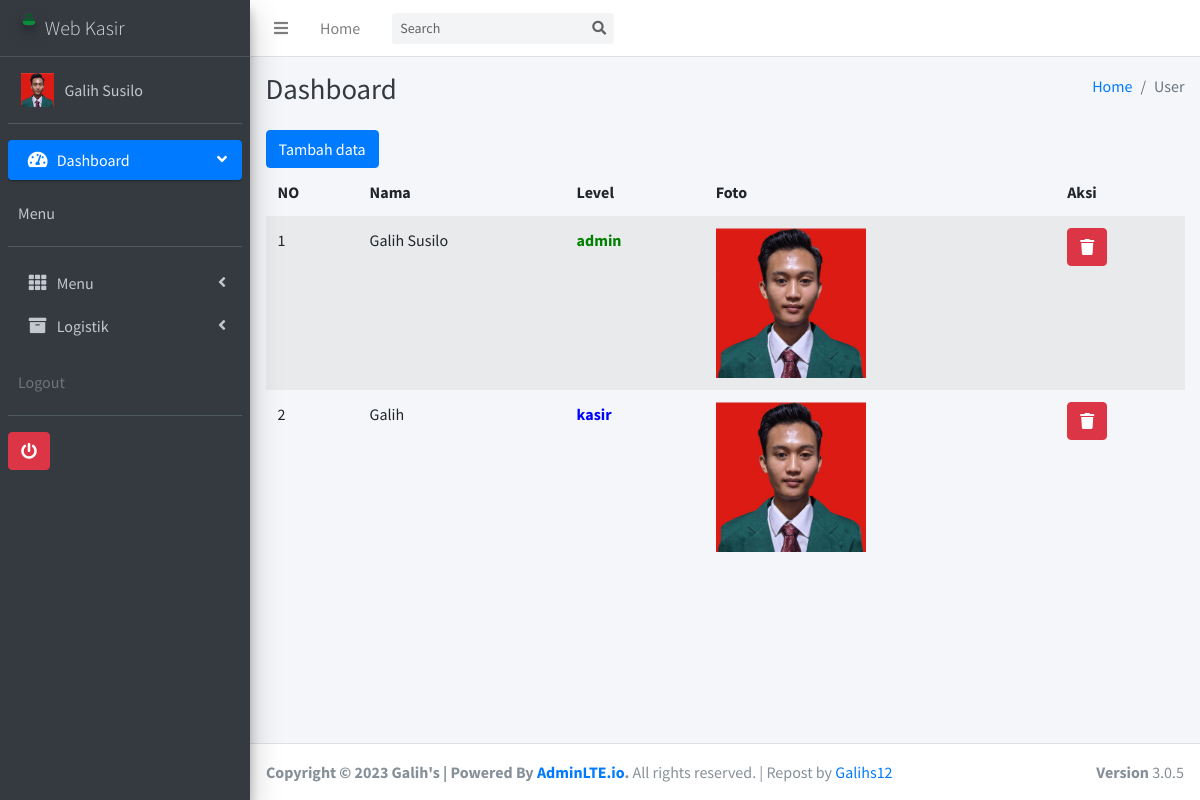
Screenshot of /admin/index.php?m=admin&s=title (signed in) with the database file from the repository.
### tables this page shows
CREATE TABLE `tb_user`  (
  `id` int NOT NULL AUTO_INCREMENT,
  `username` text NOT NULL,
  `password` text NOT NULL,
  `nama` text NOT NULL,
  `level` text NOT NULL,
  `foto` varchar(255) NOT NULL,
  PRIMARY KEY (`id`) USING BTREE
);

### admin/fungsi/fungsi.php (called while the page is built, shortened)
<?php
$koneksi = mysqli_connect('localhost', 'root', '', 'kasir');
function summon_admin()
{
	global $koneksi;
	$id = $_SESSION['idkaskit'];
	return mysqli_query($koneksi, "SELECT * FROM tb_user WHERE id ='$id'");
}
function select_user()
{
	global $koneksi;
	if (isset($_POST['go'])) {
		$cari = $_POST['cari'];
		return mysqli_query($koneksi, "SELECT * FROM tb_user WHERE nama LIKE '%" . $cari . "%'");
	} else {
		return mysqli_query($koneksi, "SELECT * FROM tb_user");
	}
}
function url()
{
	return $url = "//localhost/galihs_id/vendors/";
}

### admin/modul/admin/title.php (the view, shortened to what this page needs)
<?php include 'comp/header.php'; ?>
  <div class="content-wrapper">
    <div class="content-header">
      <div class="container-fluid">
        <div class="row mb-2">
          <div class="col-sm-6">
            <h1 class="m-0 text-dark">Dashboard</h1>
          </div>
          <div class="col-sm-6">
            <ol class="breadcrumb float-sm-right">
              <li class="breadcrumb-item"><a href="#">Home</a></li>
              <li class="breadcrumb-item active">User</li>
            </ol>
          </div>
        </div>
      </div>
    </div>
    <section class="content">
      <div class="container-fluid">
        <div class="row">
        	<div class="col-sm-12">
        		<div class="well">
        			<button type="button" class="btn btn-primary" data-toggle="modal" data-target="#exampleModalCenter">
					  Tambah data
					</button>
        		</div>
        	</div>
        </div>
       <div class="row">
        <div class="col-sm-12">
          <div class="well">
             <div class="table-responsive table--no-card m-b-30">
                <table class="table table-borderless table-striped table-earning">
                  <thead>
                    <tr>
                        <th>NO</th>
                        <th>Nama</th>
                        <th>Level</th>
                        <th>Foto</th>
                        <th>Aksi</th>
                    </tr>
                  </thead>
                <tbody>
                    <?php
                      $i = 1;
                      foreach (select_user() as $adm):
                     ?>
                          <tr>
                              <td><?= $i++;?></td>
                              <td><?=  $adm['nama'];?></td>
                              <td><?php if ($adm['level']=="admin") {
                              	echo '<b><p style="color: green;">admin</p></b>';
                              }else if($adm['level']=="kasir"){
                              	echo '<b><p style="color: blue;">kasir</p></b>';
                              }elseif ($adm['level']=="logistik") {
                                echo '<b><p style="color: orange;">logistik</p></b>';
                              }
                              ?>
                              </td>
                              <td>
                              	<?php
                              	if ($adm['foto']!='') {
                              		echo '<img src="img/'.$adm['foto'].'" height="150">';
                              	}else{
                              		echo '<img src="img/user_logo.png" height="150">';
                              	}
                              	 ?>
                              </td>
                              <td>
                              <div data-toggle="modal" data-target="#hapus-admin<?= $adm['id'] ?>">
                              <button type="button" class="btn btn-danger datapotensi" data-toggle="tooltip" title="Hapus">
                              <i class="fa fa-trash"></i>
                              </button>
                              </div>
                    <br>
                              </td>
                              </tr>
                              <?php endforeach; ?>
                </tbody>
                    </table>
                        </div>
          </div>
        </div>
      </div>
          </section>
           </div>
<?php include 'comp/footer.php'; ?>

### admin/comp/header.php (shortened to what this page needs)
<?php require 'fungsi/fungsi.php'; ?>
<?php foreach (summon_admin() as $key): ?>
<!DOCTYPE html>
<html>
<head>
  <link rel="stylesheet" href="<?= url() ?>plugins/fontawesome-free/css/all.min.css">
  <link rel="stylesheet" href="https://code.ionicframework.com/ionicons/2.0.1/css/ionicons.min.css">
  <link rel="stylesheet" href="<?= url() ?>plugins/tempusdominus-bootstrap-4/css/tempusdominus-bootstrap-4.min.css">
  <link rel="stylesheet" href="<?= url() ?>plugins/icheck-bootstrap/icheck-bootstrap.min.css">
  <link rel="stylesheet" href="<?= url() ?>plugins/jqvmap/jqvmap.min.css">
  <link rel="stylesheet" href="<?= url() ?>dist/css/adminlte.min.css">
  <link rel="stylesheet" href="<?= url() ?>plugins/overlayScrollbars/css/OverlayScrollbars.min.css">
  <link rel="stylesheet" href="<?= url() ?>plugins/daterangepicker/daterangepicker.css">
  <link rel="stylesheet" href="<?= url() ?>plugins/summernote/summernote-bs4.css">
</head>
<body class="hold-transition sidebar-mini layout-fixed">
<div class="wrapper">
  <nav class="main-header navbar navbar-expand navbar-white navbar-light">
    <ul class="navbar-nav">
      <li class="nav-item">
        <a class="nav-link" data-widget="pushmenu" href="#" role="button"><i class="fas fa-bars"></i></a>
      </li>
      <li class="nav-item d-none d-sm-inline-block">
        <a href="index.php" class="nav-link">Home</a>
      </li>
    </ul>
    <form action="" method="POST" class="form-inline ml-3">
      <div class="input-group input-group-sm">
        <input class="form-control form-control-navbar" type="search" name="cari" placeholder="Search" aria-label="Search">
        <div class="input-group-append">
          <button class="btn btn-navbar" name="go" type="submit">
            <i class="fas fa-search"></i>
          </button>
        </div>
      </div>
    </form>
  </nav>
  <aside class="main-sidebar sidebar-dark-primary elevation-4">
    <a href="index.php" class="brand-link">
      <img src="<?= url()?>img/logo_kasir_kita.png" alt="AdminLTE Logo" class="brand-image img-circle elevation-3"
           style="opacity: .8">
      <span class="brand-text font-weight-light">Web Kasir</span>
    </a>
    <div class="sidebar">
      <div class="user-panel mt-3 pb-3 mb-3 d-flex">
        <div class="image">
          <?php
          if ($key['foto']!= '') {
                        echo '<img src="img/'.$key['foto'].'" height="150">';
                      }else{
                        echo '<img src="img/user_logo.png" height="150">';
                      }
           ?>
        </div>
        <div class="info">
          <a href="index.php?m=admin&s=detail" class="d-block" ><?= $key['nama'];?></a>
        </div>
      </div>
      <nav class="mt-2">
        <ul class="nav nav-pills nav-sidebar flex-column" data-widget="treeview" role="menu" data-accordion="false">
          <li class="nav-item has-treeview menu-open">
            <a href="index.php" class="nav-link active">
              <i class="nav-icon fas fa-tachometer-alt"></i>
              <p>
                Dashboard
                <i class="right fas fa-angle-left"></i>
              </p>
            </a>
          <div class="user-panel mt-3 pb-3 mb-3 d-flex">
        <div class="info">
          <a href="#" class="d-block">Menu</a>
        </div>
      </div>
          </li>
          <li class="nav-item has-treeview">
            <a href="#" class="nav-link">
              <i class="nav-icon fas fa-th"></i>
              <p>
                Menu
                <i class="fas fa-angle-left right"></i>
              </p>
            </a>
          </li>
          <li class="nav-item has-treeview">
            <a href="#" class="nav-link">
              <i class="nav-icon fa fa-archive"></i>
              <p>
                Logistik
                <i class="fas fa-angle-left right"></i>
              </p>
            </a>
          </li>
          <div class="user-panel mt-3 pb-3 mb-3 d-flex">
        <div class="info">
          <span class="d-block text-gray">Logout</span>
        </div>
      </div>
      <a href="logout.php"><button class="btn btn-danger"><i class="fa fa-power-off" aria-hidden="true"></i></button></a>
        </ul>
      </nav>
    </div>
  </aside>
  <?php endforeach; ?>

### rows the page displays
tb_user: foto (picture), nama "Galih Susilo", level "admin"
tb_user: nama "Galih", level "kasir", foto (picture)
